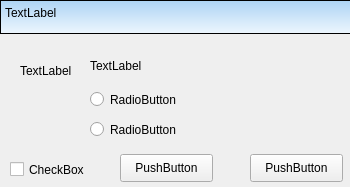
<?xml version="1.0" encoding="UTF-8"?>
<ui version="4.0">
 <class>is_quit</class>
 <widget class="QWidget" name="is_quit">
  <property name="geometry">
   <rect>
    <x>0</x>
    <y>0</y>
    <width>350</width>
    <height>187</height>
   </rect>
  </property>
  <property name="windowTitle">
   <string>is_quit</string>
  </property>
  <property name="styleSheet">
   <string notr="true">backgeound-color:rgb(240,248,255);</string>
  </property>
  <widget class="QPushButton" name="pushButton_2">
   <property name="geometry">
    <rect>
     <x>250</x>
     <y>154</y>
     <width>93</width>
     <height>28</height>
    </rect>
   </property>
   <property name="text">
    <string>PushButton</string>
   </property>
  </widget>
  <widget class="QLabel" name="label">
   <property name="geometry">
    <rect>
     <x>20</x>
     <y>45</y>
     <width>55</width>
     <height>51</height>
    </rect>
   </property>
   <property name="text">
    <string>TextLabel</string>
   </property>
  </widget>
  <widget class="QFrame" name="frame">
   <property name="geometry">
    <rect>
     <x>0</x>
     <y>0</y>
     <width>360</width>
     <height>34</height>
    </rect>
   </property>
   <property name="styleSheet">
    <string notr="true">QFrame#frame{background-color:qlineargradient(x1:0, y1: 0, x2: 0, y2: 1, stop: 0 rgb(172,211,244)  , stop: 1 rgb(238, 247, 254))}</string>
   </property>
   <property name="frameShape">
    <enum>QFrame::StyledPanel</enum>
   </property>
   <property name="frameShadow">
    <enum>QFrame::Raised</enum>
   </property>
   <widget class="QLabel" name="label_11">
    <property name="geometry">
     <rect>
      <x>5</x>
      <y>5</y>
      <width>72</width>
      <height>15</height>
     </rect>
    </property>
    <property name="text">
     <string>TextLabel</string>
    </property>
   </widget>
  </widget>
  <widget class="QPushButton" name="pushButton">
   <property name="geometry">
    <rect>
     <x>120</x>
     <y>154</y>
     <width>93</width>
     <height>28</height>
    </rect>
   </property>
   <property name="text">
    <string>PushButton</string>
   </property>
  </widget>
  <widget class="QRadioButton" name="radioButton">
   <property name="geometry">
    <rect>
     <x>90</x>
     <y>90</y>
     <width>241</width>
     <height>19</height>
    </rect>
   </property>
   <property name="text">
    <string>RadioButton</string>
   </property>
  </widget>
  <widget class="QRadioButton" name="radioButton_2">
   <property name="geometry">
    <rect>
     <x>90</x>
     <y>120</y>
     <width>211</width>
     <height>19</height>
    </rect>
   </property>
   <property name="text">
    <string>RadioButton</string>
   </property>
  </widget>
  <widget class="QCheckBox" name="checkBox">
   <property name="geometry">
    <rect>
     <x>10</x>
     <y>160</y>
     <width>91</width>
     <height>19</height>
    </rect>
   </property>
   <property name="text">
    <string>CheckBox</string>
   </property>
  </widget>
  <widget class="QLabel" name="label_2">
   <property name="geometry">
    <rect>
     <x>90</x>
     <y>40</y>
     <width>231</width>
     <height>51</height>
    </rect>
   </property>
   <property name="text">
    <string>TextLabel</string>
   </property>
  </widget>
 </widget>
 <layoutdefault spacing="6" margin="11"/>
 <resources/>
 <connections/>
</ui>
